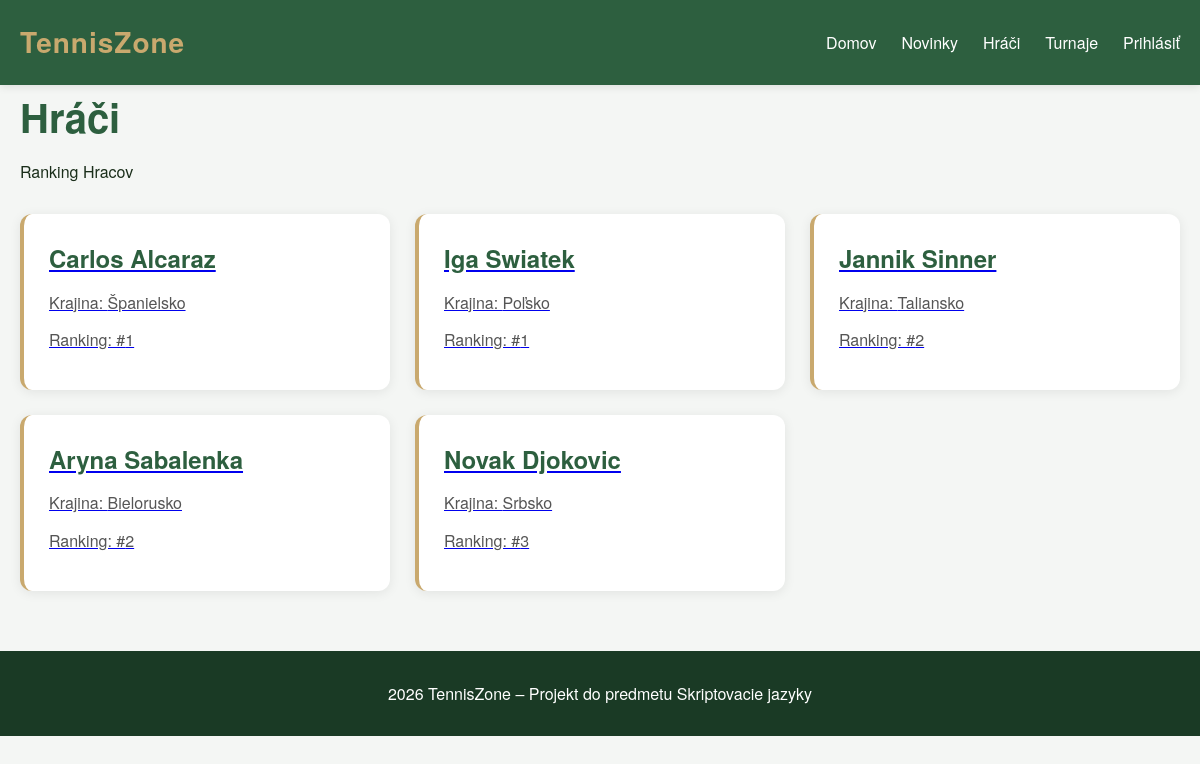
The app's page /public/templates/players.php with its own data.
### tables this page shows
CREATE TABLE IF NOT EXISTS players (
    id INT AUTO_INCREMENT PRIMARY KEY,
    name VARCHAR(100) NOT NULL,
    country VARCHAR(50),
    ranking INT,
    birth_date DATE,
    bio TEXT,
    image VARCHAR(255),
    created_at TIMESTAMP DEFAULT CURRENT_TIMESTAMP
);

### app/core/Database.php (called while the page is built)
<?php
class Database {
    private $host = 'localhost';
    private $dbname = 'tenniszone1';
    private $username = 'root';
    private $password = '';
    private PDO $connection;
    public function __construct() {
        try {
            $dsn = "mysql:host={$this->host};dbname={$this->dbname};charset=utf8mb4";
            $this->connection = new PDO($dsn, $this->username, $this->password);
            $this->connection->setAttribute(PDO::ATTR_ERRMODE, PDO::ERRMODE_EXCEPTION);
            $this->connection->setAttribute(PDO::ATTR_DEFAULT_FETCH_MODE, PDO::FETCH_OBJ);
        } catch (PDOException $e) {
            echo "Chyba pripojenia: " . $e->getMessage();
        }
    }
    public function getConnection() {
        return $this->connection;
    }
}

### app/models/Player.php (called while the page is built, shortened)
<?php
require_once __DIR__ . '/../core/Database.php';
class Player {
    private $db;
    public function __construct() {
        $database = new Database();
        $this->db = $database->getConnection();
    }
    public function all() {
        $sql = "SELECT * FROM players ORDER BY ranking ASC";
        $stmt = $this->db->query($sql);
        return $stmt->fetchAll();
    }
}

### public/templates/players.php (the view)
<?php
include __DIR__ . '/partials/header.php'; ?>
<?php
require_once __DIR__ . '/../../app/models/Player.php';
$player = new Player();
$players = $player->all();
?>
<h1>Hráči</h1>
<p>Ranking Hracov</p>
<?php if (count($players) === 0): ?>
    <p>Zatiaľ žiadni hráči v databáze.</p>
<?php else: ?>
    <div class="articles">
        <?php foreach ($players as $p): ?>
           <a href="player-detail.php?id=<?php echo $p->id; ?>" class="player-card-link">
            <div class="article-card">
                <h2><?php echo htmlspecialchars($p->name); ?></h2>
                <p>Krajina: <?php echo htmlspecialchars($p->country ?? '–'); ?></p>
                <p>Ranking: #<?php echo htmlspecialchars($p->ranking ?? '–'); ?></p>
            </div>
        </a>
        <?php endforeach; ?>
    </div>
<?php endif; ?>
<?php include __DIR__ . '/partials/footer.php'; ?>

### public/assets/css/style.css (style rules this page uses)
* { box-sizing: border-box; margin: 0; padding: 0; }
body { font-family: 'Helvetica Neue', Arial, sans-serif; background: #f4f6f4; color: #1a2e1a; line-height: 1.6; }
h1 { font-size: 2.5rem; color: #2d5f3f; margin-bottom: 10px; }
h2 { font-size: 1.5rem; color: #2d5f3f; margin-bottom: 12px; }
.articles { display: grid; grid-template-columns: repeat(auto-fit, minmax(320px, 1fr)); gap: 25px; margin-top: 30px; }
.article-card { background: white; border-radius: 12px; padding: 25px; box-shadow: 0 2px 12px rgba(0,0,0,0.08); transition: transform 0.2s, box-shadow 0.2s; border-left: 4px solid #c9a96e; }
.article-card p { color: #555; margin: 12px 0; }

### records on screen
players: name "Carlos Alcaraz", country "Španielsko", ranking "1"
players: name "Iga Swiatek", country "Poľsko", ranking "1"
players: name "Jannik Sinner", country "Taliansko", ranking "2"
players: name "Aryna Sabalenka", country "Bielorusko", ranking "2"
players: name "Novak Djokovic", country "Srbsko", ranking "3"
